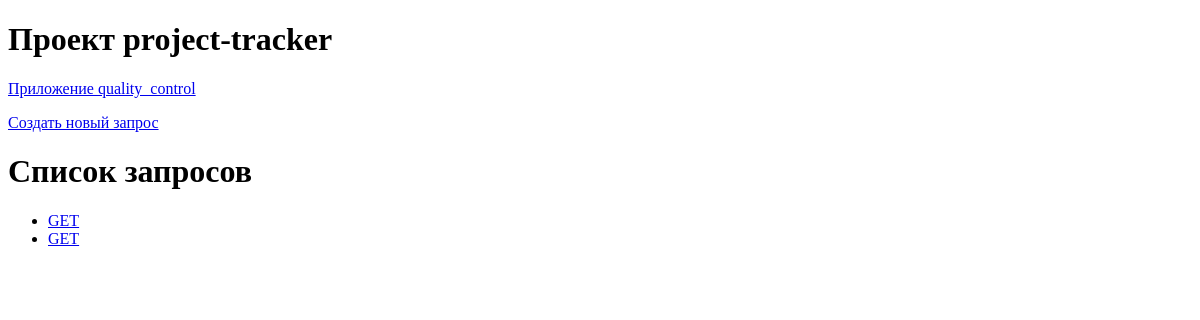
Before: /features/ with the older database file.
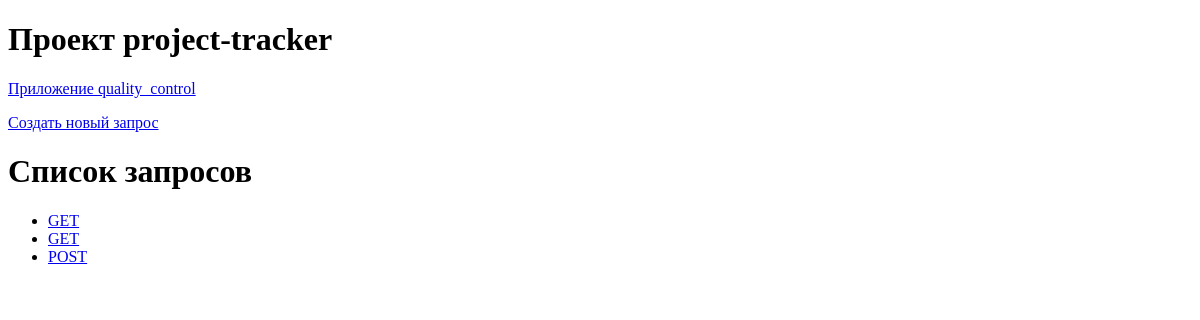
After: the same page with the newer database file.
### quality_control/models.py (models this page shows)
class FeatureRequest(models.Model):
    STATUS_CHOICES = [('Рассмотрение','Рассмотрение'), ('Принято', 'Принято'), ('Отклонено', 'Отклонено')]
    PRIORITY_CHOICES = [(1, 1), (2, 2), (3, 3), (4, 4), (5, 5)]
    title = models.CharField(max_length=100)
    description = models.TextField()
    project = models.ForeignKey(Project, related_name='FeatureRequest', on_delete=models.CASCADE)
    task = models.ForeignKey(Task, related_name='FeatureRequest', on_delete=models.SET_NULL, null=True, blank=True)
    status = models.CharField(max_length=50, choices=STATUS_CHOICES, default='Рассмотрение')
    priority = models.IntegerField(choices=PRIORITY_CHOICES, default=1)
    created_at = models.DateTimeField(auto_now_add=True)
    update_at = models.DateTimeField(auto_now=True)

### quality_control/views.py (the view)
# urls.py: path('features/', views.feature_list, name='feature_list'),
def feature_list(request):
    features = FeatureRequest.objects.all()
    return render(request, 'quality_control/feature_list.html', {'features': features})

### quality_control/templates/quality_control/feature_list.html
{% extends 'base.html' %}
{% block content %}
<p><a href="{% url 'quality_control:create_FeatureRequest' %}">Создать новый запрос</a></p>
<h1> Список запросов </h1>
<ul>
    {% for feature in features %}
    <li><a href="{% url 'quality_control:feature_detail' feature.id %}">{{ feature.title }}</a></li>
    {% endfor %}
</ul>
{% endblock %}

Changed rows visible on the page:
added FeatureRequest: title "POST"
